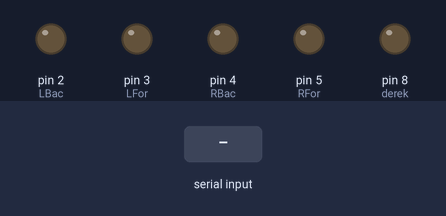
The sketch below on a simulated Arduino Uno, built with avr-gcc and run on an emulated ATmega328P. On the bench: output pins drawn as LEDs (lit = HIGH). The test bench sets the inputs (shaded band). What the sketch prints to the serial monitor is not drawn.

Above: at 1.2 s.
1.3 s: "0" received over Serial
At 2.5 s:
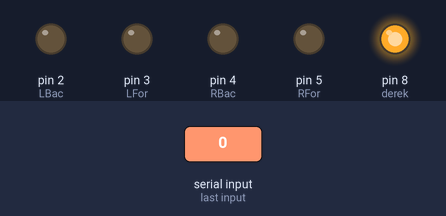
2.8 s: "3" received over Serial
At 3.7 s:
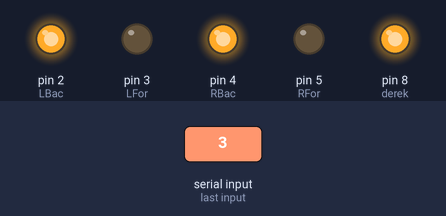
4.3 s: "4" received over Serial
At 4.8 s:
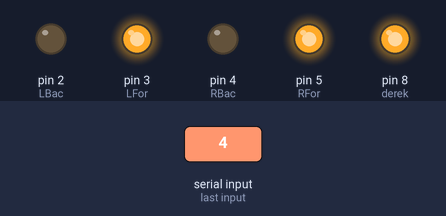
5.8 s: "6" received over Serial
At 7.0 s:
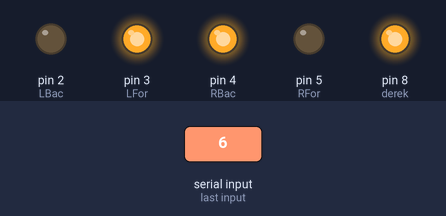
7.3 s: "7" received over Serial
At 8.3 s:
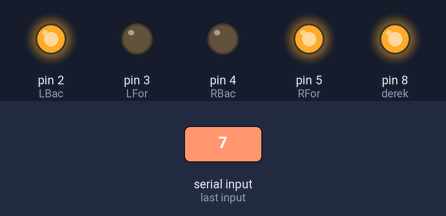
8.8 s: "5" received over Serial
At 9.5 s:
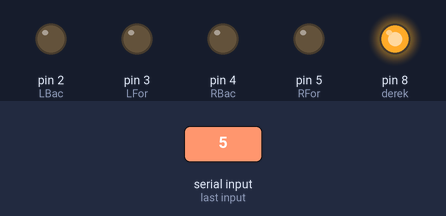
Timing chart, 0 to 11.3 s (numbered marks = the images above; inputs shaded):
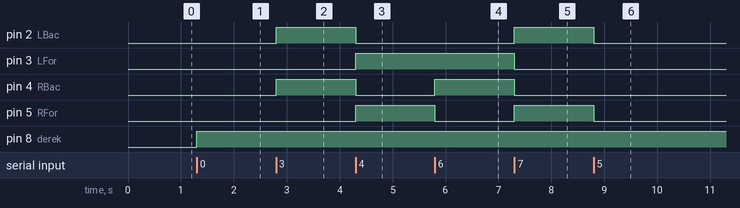

The sketch:

L293D_Bluetooth_Car_V2.ino
```cpp
/*--- -Bluetooth Controlled Car W/ L293D Driver-----*/
/*---------Source Code by Habib.m @Hab_mz------------*/
/*------Modified & Adapted by Habib.m @Hab_mz--------*/
/*----------------------V1.1-------------------------*/
const int derek=8;
int RFor = 5;
int RBac = 4;
int LFor = 3;
int LBac = 2;
void setup() {
  Serial.begin(9600);
  pinMode(derek,OUTPUT);
  pinMode(LFor, OUTPUT);
  pinMode(RFor, OUTPUT);
  pinMode(LBac, OUTPUT);
  pinMode(RBac, OUTPUT);
}

void loop() {
  if(Serial.available()>0){
    char data = Serial.read();
    switch(data){
    //derek
      case '0':
        digitalWrite(derek,!digitalRead(derek));
        break;
    //Mundur
      case '3':
        Mundur();
        break;
    //MAJU
      case '4':
        Maju();
        break;
    //stop
      case '5':
        Stop();
        break;
    //Belok kanan
      case '6':
        Kanan();
        break;
    //Belok kiri
      case '7':
        Kiri();
        break;
    //Default
      default:
        Stop();
        break;
      }
    Serial.print(data);
  }
}

void Stop(){

  digitalWrite(RFor, LOW);
  digitalWrite(LFor, LOW);

  digitalWrite(RBac, LOW);
  digitalWrite(LBac, LOW);
}

void Maju(){

  digitalWrite(RFor, HIGH);
  digitalWrite(LFor, HIGH);

  digitalWrite(RBac, LOW);
  digitalWrite(LBac, LOW);
}

void Mundur(){

  digitalWrite(RFor, LOW);
  digitalWrite(LFor, LOW);

  digitalWrite(RBac, HIGH);
  digitalWrite(LBac, HIGH);
}

void Kanan(){

  digitalWrite(RFor, LOW);
  digitalWrite(LFor, HIGH);

  digitalWrite(RBac, HIGH);
  digitalWrite(LBac, LOW);
}

void Kiri(){

  digitalWrite(RFor, HIGH);
  digitalWrite(LFor, LOW);

  digitalWrite(RBac, LOW);
  digitalWrite(LBac, HIGH);
}
```

Measured:
- after the input at 1.3 s, pin 8 (derek): LOW → HIGH at once
- after the input at 2.8 s, pin 2 (LBac), pin 4 (RBac): LOW → HIGH at once
- after the input at 4.3 s, pin 2 (LBac), pin 4 (RBac): HIGH → LOW at once; pin 3 (LFor), pin 5 (RFor): LOW → HIGH at once
- after the input at 5.8 s, pin 4 (RBac): LOW → HIGH at once; pin 5 (RFor): HIGH → LOW at once
- after the input at 7.3 s, pin 2 (LBac), pin 5 (RFor): LOW → HIGH at once; pin 3 (LFor), pin 4 (RBac): HIGH → LOW at once
- after the input at 8.8 s, pin 2 (LBac), pin 5 (RFor): HIGH → LOW at once
